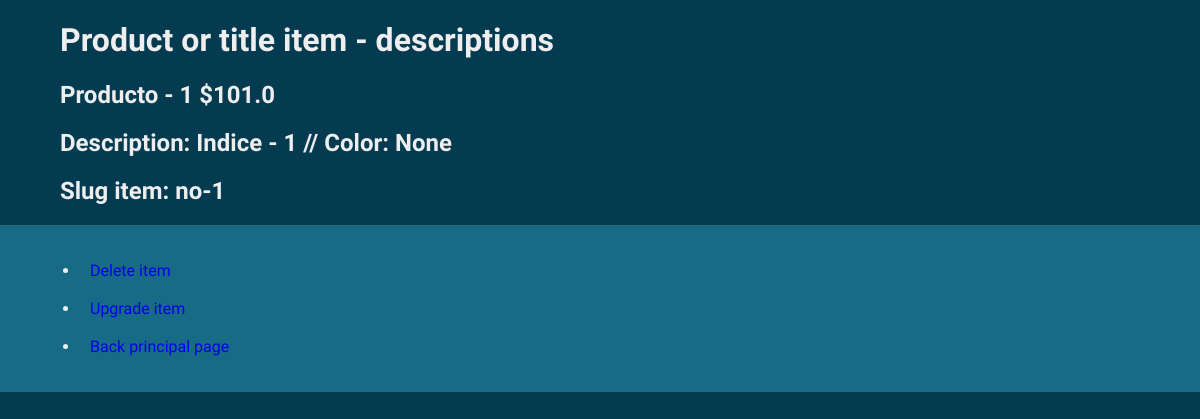
The app's page /detail-view/4, older data.
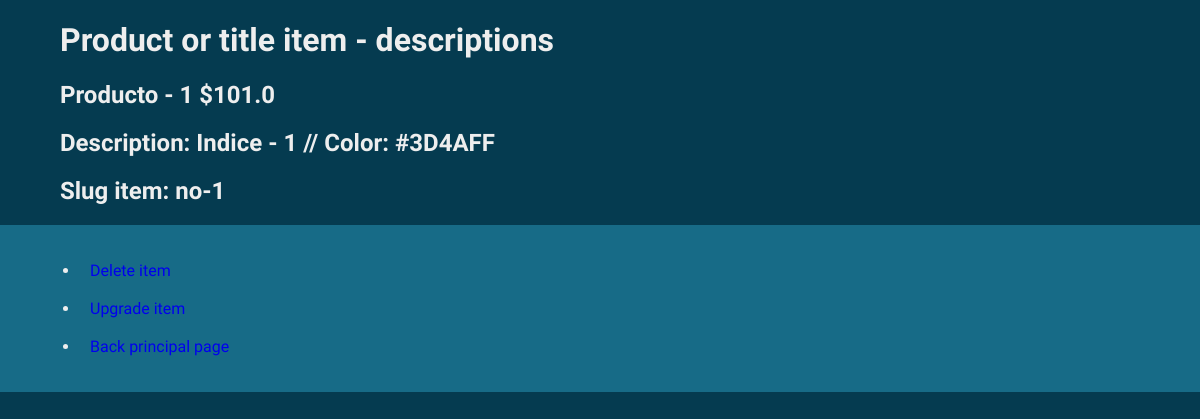
The same page, newer data.
### dear_app/models.py (models this page shows, shortened)
class Product(models.Model):
    title = models.TextField(max_length=100, default='Prducto nuevo')# title product
    price = models.FloatField(default=100) # price product
    description = models.CharField(max_length=100,default='On sale') # description product
    color = ColorField(null = True) # color product
    slug = models.SlugField(db_index=True, blank = True,default='new-product') # slug product

### dear_app/views.py (the view)
# urls.py: path('detail-view/<int:product_id>', detail_view, name='detail_view'), # detail instance page
def detail_view(request,product_id):
    instance = get_object_or_404(Product, id=product_id)
    context = {
        'product': instance
    }
    return render(request, 'pages/detail_view.html',context)

### dear_app/templates/pages/detail_view.html (shortened to what this page needs)
{% load static %}
<!DOCTYPE html>
<html lang="en">
<head>
    <link rel='stylesheet' href="{% static 'dear_app/third detail.css' %}">
</head>
<body>
    <h1>Product or title item - descriptions</h1>
    <h2>{{product.title}} ${{product.price}}</h2>
    <h2>Description: {{product.description}} // Color: {{product.color}}</h2>
    <h2>Slug item: {{product.slug}}</h2>
    <nav>
        <ul>
            <li><a href='/delete-view/{{product.id}}'>Delete item</a> <br><br></li>
            <li><a href='/update-view/{{product.id}}'>Upgrade item</a> <br><br></li>
            <li><a href='/list-view/'>Back principal page</a> <br></li>
        </ul>
    </nav>
</body>
</html>

Row changes from the older to the newer data that the page shows:
changed Product "Producto - 1": color "None" → "#3D4AFF"
